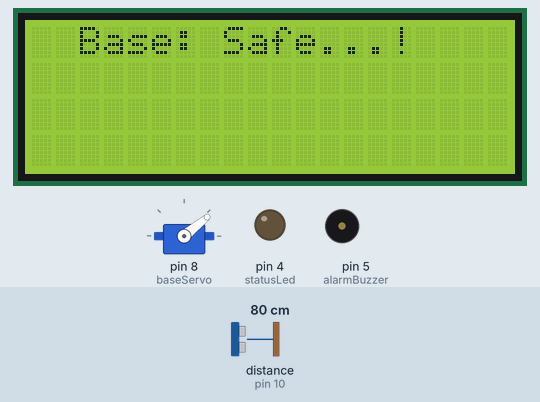
Recording of a sketch running on a simulated Arduino Uno, built with avr-gcc and run on an emulated ATmega328P. Shown: 20×4 character LCD, servo, output pins drawn as LEDs (lit = HIGH), buzzer (waves = sounding). Wiring (inferred from the names in the program): ultrasonic range finder: trigger pin 9; echo pin 10. The test bench sets the inputs (shaded band); at power-on: distance to the obstacle (sensor on pin 10) 80 cm. The echo pulse lasts 58.3 µs per cm; pins used as bus, display or sensor lines are not drawn; what the sketch prints to the serial monitor is not drawn.

Above: at 1.28 s.
1.3 s: distance to the obstacle (sensor on pin 10) set to 22 cm
2.9 s: distance to the obstacle (sensor on pin 10) set to 19 cm
At 4.1 s:
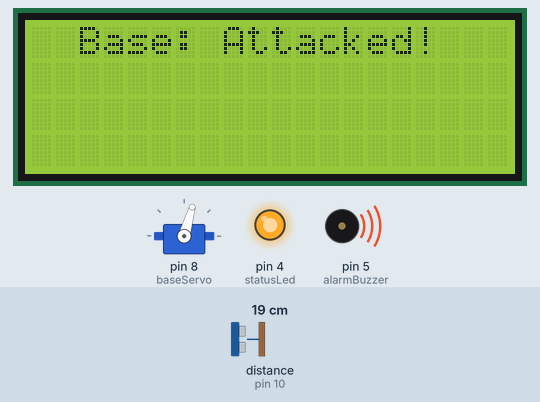
4.4 s: distance to the obstacle (sensor on pin 10) set to 35 cm
At 5.03 s:
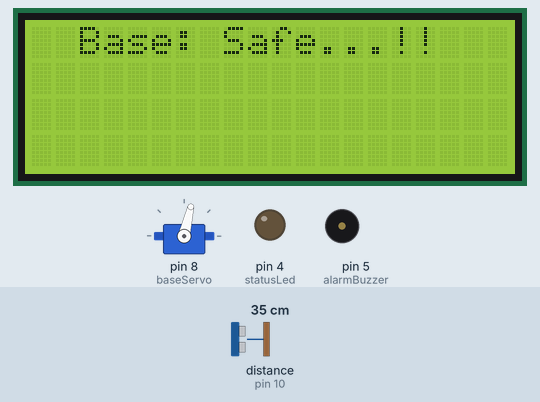
6.6 s: distance to the obstacle (sensor on pin 10) set to 2 cm
At 7.4 s:
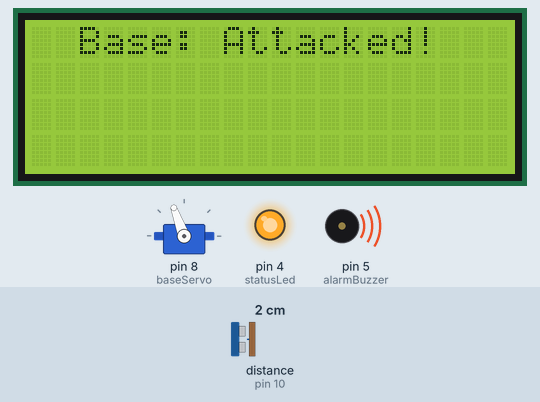
8.1 s: distance to the obstacle (sensor on pin 10) set to 250 cm
At 8.96 s:
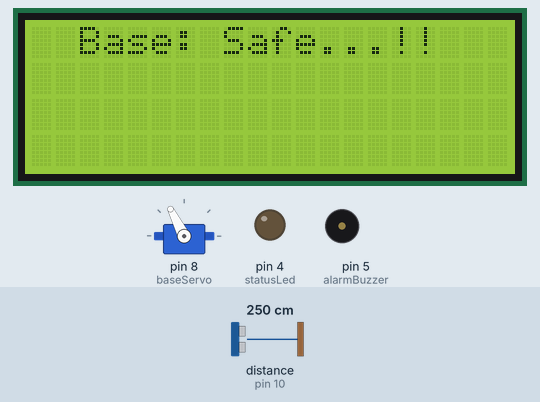
10.8 s: distance to the obstacle (sensor on pin 10) set to 4 cm
At 11.9 s:
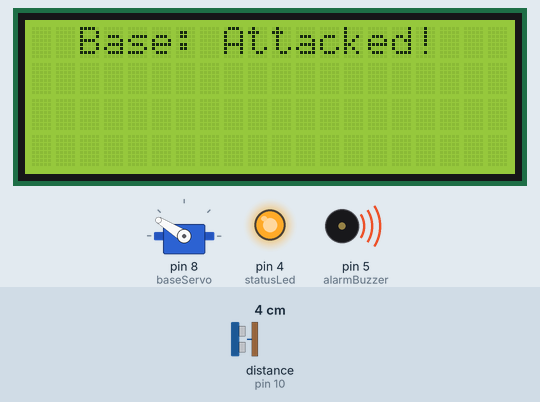
Timing chart, 0 to 13.8 s (numbered marks = the images above; inputs shaded):
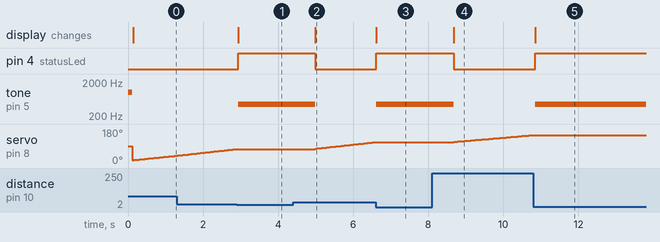

Measured:
- the behaviour switches between 21 and 20 cm on distance to the obstacle (sensor on pin 10) (found by bisection; images 0 and 1)
- after the input at 2.9 s, pin 4 (statusLed): LOW → HIGH at once; tone on pin 5 (alarmBuzzer): silent → 440 Hz at once; servo on pin 8 (baseServo): stays 74° (without the input it goes to 75° after 0.03 s); the display: changes at once (image 1)
- after the input at 4.4 s, pin 4 (statusLed): HIGH → LOW after 0.59 s; tone on pin 5 (alarmBuzzer): 440 Hz → silent after 0.59 s; servo on pin 8 (baseServo): moves from 74° to 110° over 1.6 s, starting after 0.59 s; the display: changes after 0.59 s (image 2)
- after the input at 6.6 s, pin 4 (statusLed): LOW → HIGH at once; tone on pin 5 (alarmBuzzer): silent → 440 Hz at once; servo on pin 8 (baseServo): stays 110° (without the input it goes to 111° after 0.00 s); the display: changes at once (image 3)
- after the input at 8.1 s, pin 4 (statusLed): HIGH → LOW after 0.58 s; tone on pin 5 (alarmBuzzer): 440 Hz → silent after 0.58 s; servo on pin 8 (baseServo): moves from 110° to 148° over 2.1 s, starting after 0.58 s; the display: changes after 0.58 s (image 4)
- after the input at 10.8 s, pin 4 (statusLed): LOW → HIGH after 0.05 s; tone on pin 5 (alarmBuzzer): silent → 440 Hz after 0.05 s; servo on pin 8 (baseServo): stops changing and stays 148°; the display: changes after 0.05 s (image 5)

The sketch:

arduino_code.ino
```cpp
// Includes the Servo library for controlling servo motors
#include <Servo.h>

// Includes the Wire and LCD libraries for I2C communication and LCD control
#include <Wire.h>
#include <LiquidCrystal_I2C.h>

// Initialize an LCD object with I2C address 0x27 for a 20x4 display
LiquidCrystal_I2C lcdDisplay(0x27, 20, 4);

// Define pin numbers for the LED and Buzzer
int statusLed = 4;
int alarmBuzzer = 5;

// Define pin numbers for the Ultrasonic Sensor
const int ultrasonicTrigPin = 9;  // Trigger pin for the ultrasonic sensor
const int ultrasonicEchoPin = 10; // Echo pin for the ultrasonic sensor

// Variables to hold the duration of the sound pulse and the calculated distance
long soundDuration;
int measuredDistance;

// Create a Servo object to control the servo motor
Servo baseServo;

/**
 * setup()
 * Initializes all peripherals, including LED, Buzzer, LCD, and Servo.
 * Configures the ultrasonic sensor pins and sets up serial communication.
 */
void setup() {
    // Set up LED and Buzzer as outputs
    pinMode(statusLed, OUTPUT);
    pinMode(alarmBuzzer, OUTPUT);

    // Activate the buzzer briefly at startup
    tone(alarmBuzzer, 1000, 2000);

    // Initialize the LCD display
    lcdDisplay.init();
    lcdDisplay.backlight(); // Turn on the LCD backlight

    // Set up ultrasonic sensor pins
    pinMode(ultrasonicTrigPin, OUTPUT);
    pinMode(ultrasonicEchoPin, INPUT);

    // Start serial communication for debugging
    Serial.begin(9600);

    // Attach the servo motor to pin 8
    baseServo.attach(8);
}

/**
 * computeDistance()
 * Calculates the distance using the ultrasonic sensor by sending a sound pulse
 * and measuring the time taken for the echo to return.
 *
 * @return Distance in centimeters
 */
int computeDistance() {
    digitalWrite(ultrasonicTrigPin, LOW);
    delayMicroseconds(2);

    // Send a 10-microsecond pulse to the trigger pin
    digitalWrite(ultrasonicTrigPin, HIGH);
    delayMicroseconds(10);
    digitalWrite(ultrasonicTrigPin, LOW);

    // Measure the duration of the echo pulse
    soundDuration = pulseIn(ultrasonicEchoPin, HIGH);

    // Calculate distance based on the duration of the pulse
    measuredDistance = soundDuration * 0.034 / 2;

    return measuredDistance;
}

/**
 * loop()
 * Continuously rotates the servo motor, calculates the distance from the ultrasonic sensor,
 * and updates the system state (LCD, LED, and Buzzer) based on the measured distance.
 */
void loop() {
    // Rotate the servo motor from 15 to 165 degrees
    for (int angle = 15; angle <= 165; angle++) {
        delay(30);
        measuredDistance = computeDistance(); // Calculate the distance

        if (measuredDistance <= 19) {
            // If an object is detected within 19 cm, display a warning
            lcdDisplay.setCursor(2, 0);
            lcdDisplay.print("Base: Attacked!");
            digitalWrite(statusLed, HIGH); // Turn on the warning LED
            tone(alarmBuzzer, 440); // Activate the buzzer with a warning tone
            delay(2000); // Keep the warning active for 2 seconds
        } else {
            // If no object is detected, indicate the base is safe
            baseServo.write(angle); // Move the servo to the current angle
            lcdDisplay.setCursor(2, 0);
            lcdDisplay.print("Base: Safe...!");
            noTone(alarmBuzzer); // Turn off the buzzer
            digitalWrite(statusLed, LOW); // Turn off the warning LED
        }

        // Print debug information to the Serial Monitor
        Serial.print(angle); // Current servo angle
        Serial.print(",");
        Serial.print(measuredDistance); // Measured distance
        Serial.print(".");
    }

    // Rotate the servo motor back from 165 to 15 degrees
    for (int angle = 165; angle > 15; angle--) {
        delay(30);
        measuredDistance = computeDistance(); // Calculate the distance

        if (measuredDistance <= 19) {
            // Display a warning if the base is under attack
            lcdDisplay.setCursor(2, 0);
            lcdDisplay.print("Base, Attacked!");
            digitalWrite(statusLed, HIGH);
            tone(alarmBuzzer, 440);
            delay(2000);
        } else {
            // Indicate that the base is safe
            baseServo.write(angle);
            lcdDisplay.setCursor(2, 0);
            lcdDisplay.print("Base, Safe...!");
            noTone(alarmBuzzer);
            digitalWrite(statusLed, LOW);
        }

        // Print debug information to the Serial Monitor
        Serial.print(angle);
        Serial.print(",");
        Serial.print(measuredDistance);
        Serial.print(".");
    }

    delay(300); // Small delay before restarting the loop
}
```
